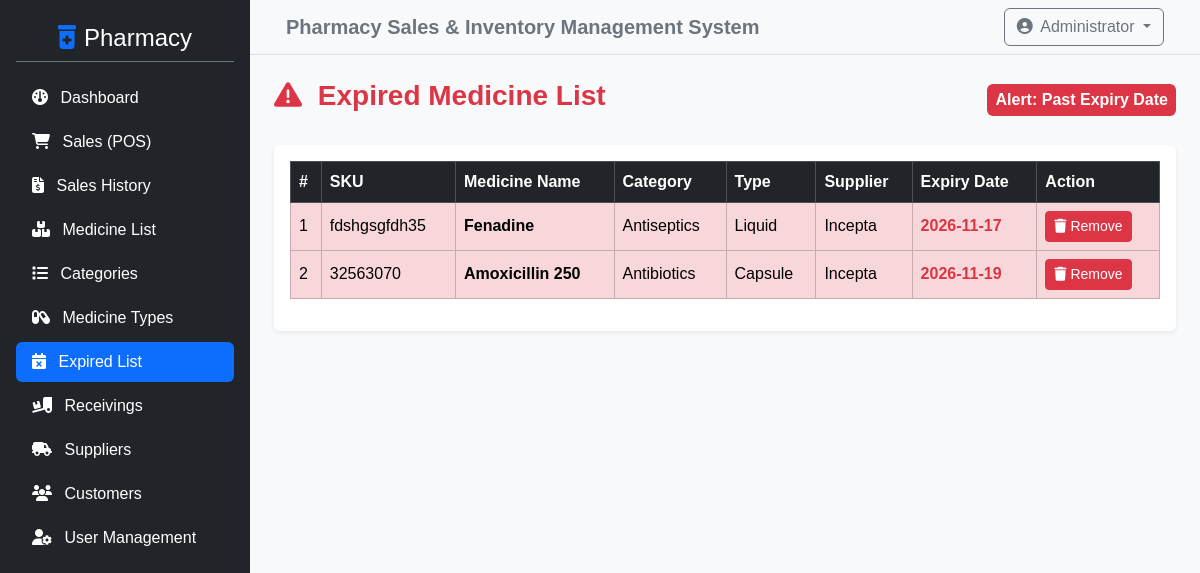
/admin/expired_list.php (signed in), run on an earlier commit of the app's database.
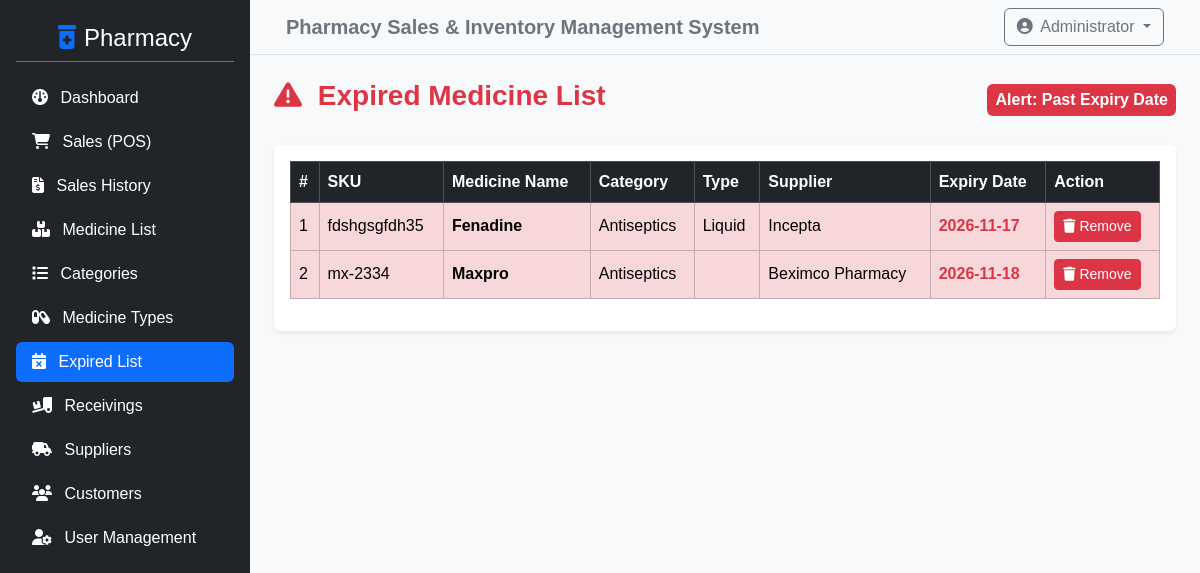
And on a later commit of the database.
### tables this page shows
CREATE TABLE `product_list` (
  `id` int NOT NULL,
  `category_id` int NOT NULL,
  `type_id` int DEFAULT NULL,
  `sku` varchar(50) NOT NULL,
  `price` double NOT NULL,
  `name` varchar(150) NOT NULL,
  `measurement` varchar(50) DEFAULT NULL,
  `description` text NOT NULL,
  `prescription` tinyint(1) NOT NULL DEFAULT '0',
  `expiry_date` date DEFAULT NULL,
  `supplier_id` int DEFAULT NULL,
  `quantity` int DEFAULT '0'
);

CREATE TABLE `category_list` (
  `id` int NOT NULL,
  `name` text NOT NULL,
  `description` varchar(250) DEFAULT NULL
);

CREATE TABLE `type_list` (
  `id` int NOT NULL,
  `name` text NOT NULL,
  `description` varchar(250) DEFAULT NULL
);

CREATE TABLE `supplier_list` (
  `id` int NOT NULL,
  `supplier_name` varchar(255) NOT NULL,
  `contact_person` varchar(255) DEFAULT NULL,
  `phone` varchar(50) NOT NULL,
  `email` varchar(100) DEFAULT NULL,
  `address` text
);

### admin/expired_list.php (the view, shortened to what this page needs)
<?php
include '../config/db_connect.php';
$current_date = date('Y-m-d');
$sql = "SELECT p.*, c.name as cat_name, t.name as type_name, s.supplier_name
        FROM product_list p
        LEFT JOIN category_list c ON p.category_id = c.id
        LEFT JOIN type_list t ON p.type_id = t.id
        LEFT JOIN supplier_list s ON p.supplier_id = s.id
        WHERE p.expiry_date <= '$current_date'
        ORDER BY p.expiry_date ASC";
$result = $conn->query($sql);
?>
<?php include '../includes/header.php'; ?>
<div class="d-flex">
    <?php include '../includes/sidebar.php'; ?>
    <div class="w-100 bg-light min-vh-100">
        <?php include '../includes/topbar.php'; ?>
        <div class="container-fluid p-4">
            <div class="d-flex justify-content-between align-items-center mb-4">
                <h3 class="fw-bold text-danger"><i class="fa-solid fa-triangle-exclamation me-2"></i> Expired Medicine List</h3>
                <span class="badge bg-danger p-2 fs-6">Alert: Past Expiry Date</span>
            </div>
            <div class="card shadow-sm border-0">
                <div class="card-body">
                    <div class="table-responsive">
                        <table class="table table-bordered table-hover align-middle">
                            <thead class="table-dark">
                                <tr>
                                    <th>#</th>
                                    <th>SKU</th>
                                    <th>Medicine Name</th>
                                    <th>Category</th>
                                    <th>Type</th>
                                    <th>Supplier</th>
                                    <th>Expiry Date</th>
                                    <th>Action</th>
                                </tr>
                            </thead>
                            <tbody>
                                <?php if ($result && $result->num_rows > 0): ?>
                                    <?php $i = 1; while ($row = $result->fetch_assoc()): ?>
                                        <tr class="table-danger">
                                            <td><?php echo $i++; ?></td>
                                            <td><?php echo htmlspecialchars($row['sku'] ?? ''); ?></td>
                                            <td><strong><?php echo htmlspecialchars($row['name'] ?? ''); ?></strong></td>
                                            <td><?php echo htmlspecialchars($row['cat_name'] ?? ''); ?></td>
                                            <td><?php echo htmlspecialchars($row['type_name'] ?? ''); ?></td>
                                            <td><?php echo htmlspecialchars($row['supplier_name'] ?? 'N/A'); ?></td>
                                            <td class="fw-bold text-danger"><?php echo htmlspecialchars($row['expiry_date'] ?? ''); ?></td>
                                            <td>
                                                <a href="delete_medicine.php?id=<?php echo $row['id']; ?>" class="btn btn-sm btn-danger" onclick="return confirm('Are you sure you want to delete this expired medicine?');"><i class="fa-solid fa-trash"></i> Remove</a>
                                            </td>
                                        </tr>
                                    <?php endwhile; ?>
                                <?php else: ?>
                                    <tr>
                                        <td colspan="8" class="text-center text-muted py-4">Great! No expired medicines found in the inventory.</td>
                                    </tr>
                                <?php endif; ?>
                            </tbody>
                        </table>
                    </div>
                </div>
            </div>
        </div>
    </div>
</div>
<?php include '../includes/footer.php'; ?>

What changed in the data, as far as the page shows it:
removed product_list: sku "32563070", name "Amoxicillin 250", category_list.name "Antibiotics", type_list.name "Capsule", supplier_list.supplier_name "Incepta", expiry_date "2026-11-19"
added product_list: sku "mx-2334", name "Maxpro", category_list.name "Antiseptics", supplier_list.supplier_name "Beximco Pharmacy", expiry_date "2026-11-18"
